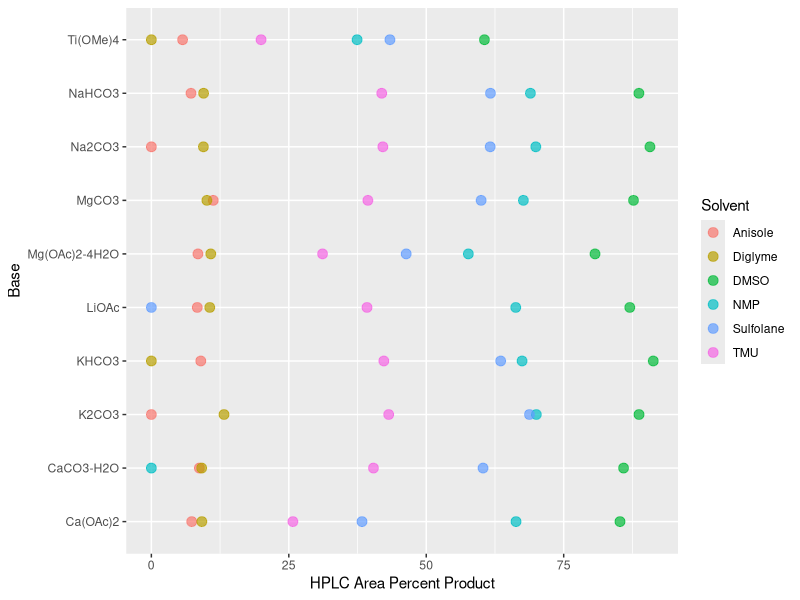
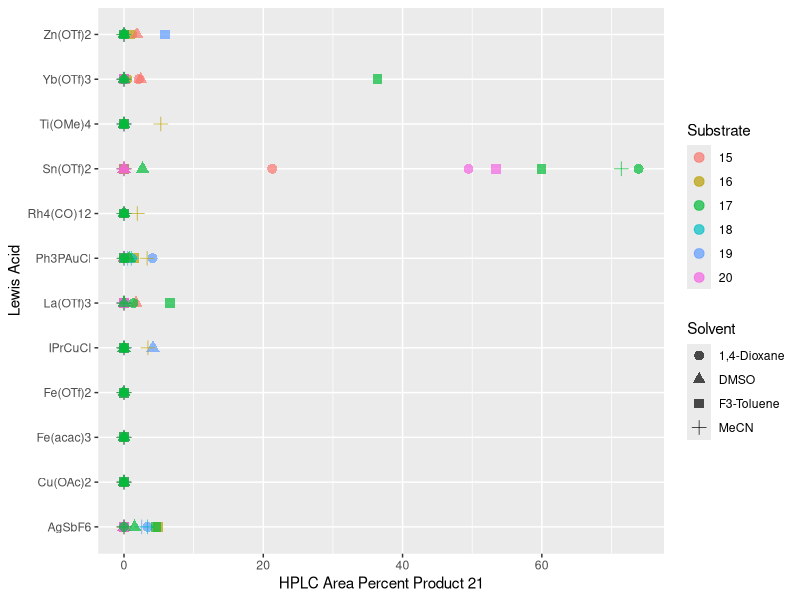
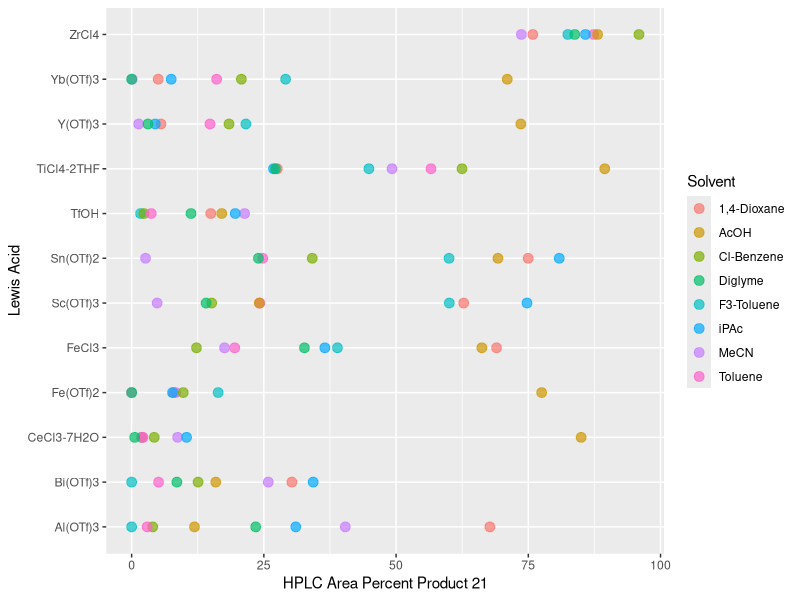
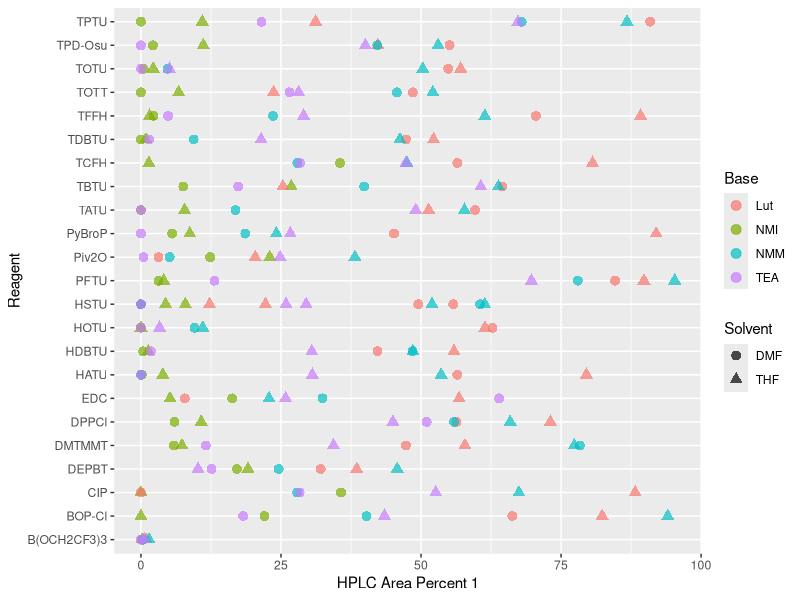
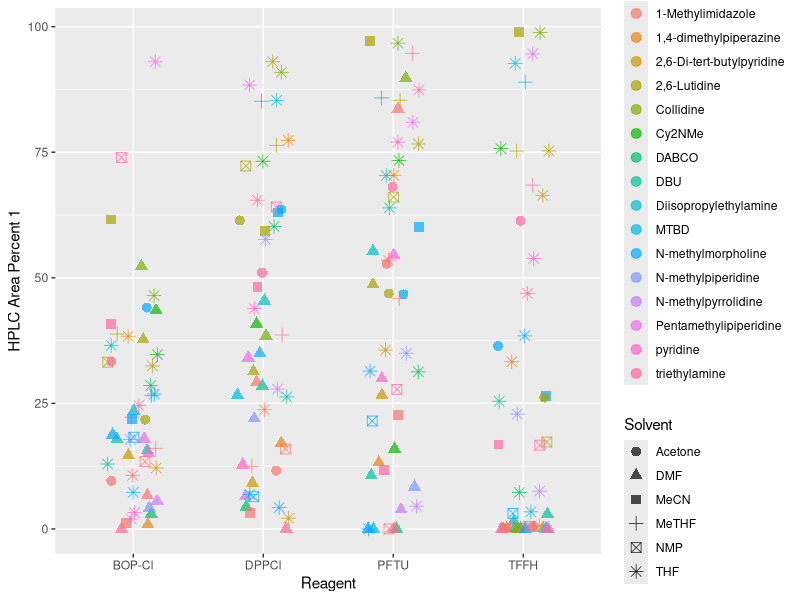
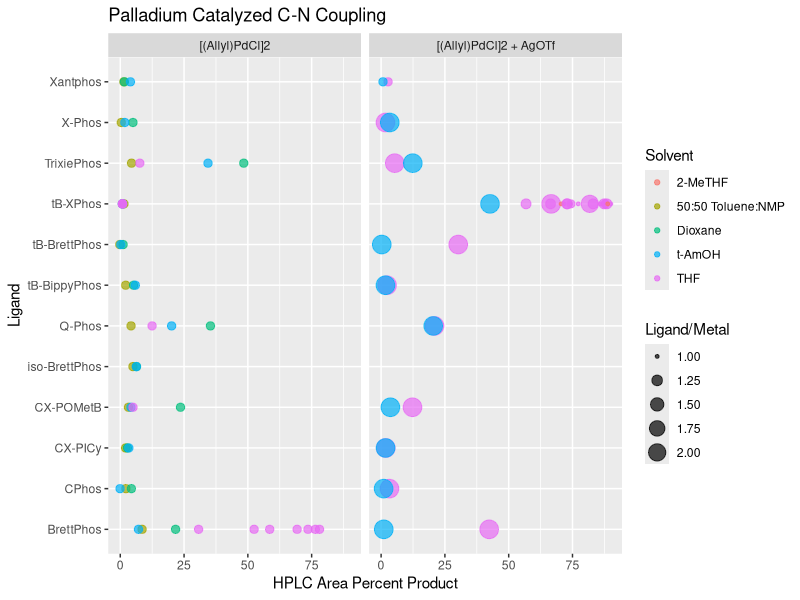

The R source for these figures, in order:
# Prepare visualizations for the BTK Max Route innovation paper

library(tidyverse)
library(readxl)

df <- read_csv("2022-01-05_Publication_BTKMax_TidyData.csv")

# SnAr HTE Round 1 --------------------------------------------------------

SnAr <- df %>% filter(Step == "SnAr")

SnAr <- SnAr %>%
  filter(Temp_C == 100)

SnAr_Plot <- ggplot(SnAr, aes(x = `AP_PDT`, y = Base))+
  geom_point(aes(color = Solvent), size = 3, alpha = 0.7)+
  labs(x = "HPLC Area Percent Product", y = "Base")

SnAr_Plot

# Indole HTE Round 1 ------------------------------------------------------


Indole <- df %>% filter(Step == "Indole") %>% filter(Reaction_Round == "Round 1")

Indole$Substrate <- as.character(Indole$Substrate)


Indole_Plot <- ggplot(Indole, aes(x = `AP_PDT`, y = Lewis_Acid))+
  geom_point(aes(color = Substrate, shape = Solvent), size = 3, alpha = 0.7)+
  labs(x = "HPLC Area Percent Product 21", y = "Lewis Acid")

Indole_Plot


# Indole HTE Round 2 ------------------------------------------------------


Indole_2 <- df %>% filter(Step == "Indole") %>% filter(Reaction_Round == "Round 2")
Indole_2$Temp_C <- as.character(Indole_2$Temp_C)

Indole_2_Plot <- ggplot(Indole_2, aes(x = `AP_PDT`, y = Lewis_Acid))+
  geom_point(aes(color = Solvent), size = 3, alpha = 0.7)+
  labs(x = "HPLC Area Percent Product 21", y = "Lewis Acid")

Indole_2_Plot


# Amidation Rounds 1 and 2 ------------------------------------------------

Amidation <- df %>% filter(Step == "Amidation") %>% filter(Reaction_Round != "Round 3")

Amidation$Base[Amidation$Base == "1-Methylimidazole"] <- "NMI"
Amidation$Base[Amidation$Base == "2,6-Lutidine"] <- "Lut"
Amidation$Base[Amidation$Base == "N-methylmorpholine"] <- "NMM"
Amidation$Base[Amidation$Base == "Triethylamine"] <- "TEA"

Amidation$Temp_C <- as.character(Amidation$Temp_C)

Amidation_Plot <- ggplot(Amidation, aes(x = AP_PDT, y = Activator))+
  geom_point(aes(color = Base, shape = Solvent), size = 3, alpha = 0.7)+
  labs(x = "HPLC Area Percent 1", y = "Reagent")

Amidation_Plot


# Amidation Round 3 -------------------------------------------------------


Amidation_3 <- df %>% filter(Step == "Amidation") %>% filter(Reaction_Round == "Round 3")

Amidation_3$Solvent[Amidation_3$Solvent == "DIMETHYLFORMAMIDE"] <- "DMF"
Amidation_3$Solvent[Amidation_3$Solvent == "N-METHYL PYRROLIDINONE"] <- "NMP"
Amidation_3$Solvent[Amidation_3$Solvent == "TETRAHYDROFURAN"] <- "THF"
Amidation_3$Solvent[Amidation_3$Solvent == "ACETONITRILE"] <- "MeCN"
Amidation_3$Solvent[Amidation_3$Solvent == "ACETONE"] <- "Acetone"
Amidation_3$Solvent[Amidation_3$Solvent == "2-METHYLTETRAHYDROFURAN"] <- "MeTHF"


Amidation_3 <- ggplot(Amidation_3, aes(x = Activator, y = `AP_PDT`))+
  geom_jitter(aes(color = Base, shape = Solvent), size = 3, alpha = 0.7, width = 0.2, height = 0)+
  labs(x = "Reagent", y = "HPLC Area Percent 1")

Amidation_3


# C-N Coupling ------------------------------------------------------------

Catalysis_Data <- df %>% filter(Step == "Pd CN Coupling")
Catalysis_Data_Short <- Catalysis_Data %>%
  filter(Precatalyst %in% c("[(Allyl)PdCl]2", "[(Allyl)Pd]OTf")) %>%
  filter(Time_h > 10)

Catalysis_Ligand <- Catalysis_Data_Short %>%
  group_by(Ligand) %>%
  summarize(mean_Ligand = mean(AP_PDT),
            counts = n()) %>%
  arrange(desc(mean_Ligand)) %>%
  slice(1:12)

Catalysis_Ligand_List <- c(Catalysis_Ligand$Ligand)

Catalysis_Data_Short <- Catalysis_Data_Short %>%
  filter(Ligand %in% Catalysis_Ligand_List)

Catalysis_Data_Short$Precatalyst[Catalysis_Data_Short$Precatalyst == "[(Allyl)Pd]OTf"] <-  "[(Allyl)PdCl]2 + AgOTf"

Catalysis_Data_Short$`Ligand/Metal` <- ifelse(str_detect(Catalysis_Data_Short$Precatalyst, "AgOTf"), Catalysis_Data_Short$Ligand_Equiv/Catalysis_Data_Short$Precatalyst_Equiv, (Catalysis_Data$Ligand_Equiv/Catalysis_Data$Precatalyst_Equiv)/2)

Catalysis_Data_Short <- Catalysis_Data_Short %>% filter(`Ligand/Metal` < 2.9)

Catalysis_1 <- ggplot(Catalysis_Data_Short, aes(x = AP_PDT, y = Ligand))+
  geom_jitter(aes(color = Solvent, size = `Ligand/Metal`), alpha = 0.7, width = 0.2, height = 0)+
  facet_wrap(~Precatalyst)+
  ggtitle("Palladium Catalyzed C-N Coupling")+
  labs(x = "HPLC Area Percent Product", y = "Ligand")

Catalysis_1
